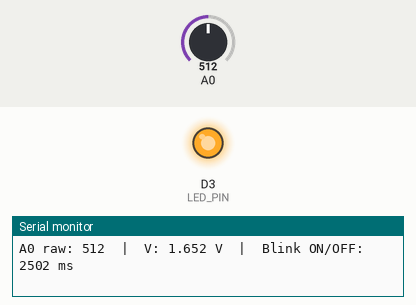
Recording of a sketch running on a simulated ESP8266 (NodeMCU). Parts: output pins drawn as LEDs (lit = HIGH), the last lines printed to the serial monitor. The inputs (shaded band) are chosen by the test bench; at power-on: A0 = 512.

Above: at 5.8 s.
5.9 s: A0 set to 122
11.9 s: A0 set to 0
22.7 s: A0 set to 306
At 24.5 s:
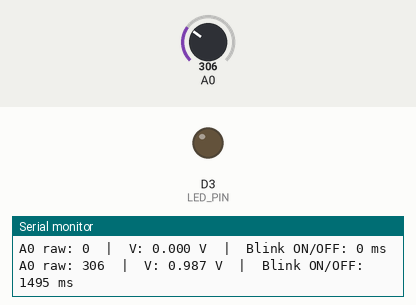
Timing chart, 0 to 39.5 s (numbered marks = the images above; inputs shaded):
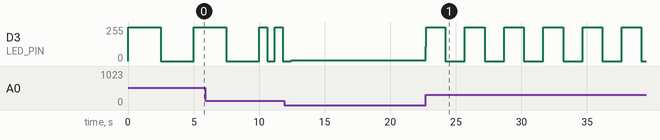

The sketch:

ex1-2.ino
```cpp
const uint8_t LED_PIN = D3;
const unsigned long ON_TIME = 2000;
const unsigned long OFF_TIME = 2000;
const unsigned long MAX_DELAY_MS = 5000;
const float AO_MAX = 3.30;
const uint16_t ADC_MAX = 1023;

void setup() {
  // put your setup code here, to run once:
  pinMode(LED_PIN, OUTPUT);
  digitalWrite(LED_PIN, LOW);
  Serial.begin(115200);
  while (!Serial){

  }
  Serial.println("Task 2");

}

void loop() {

  uint16_t raw = analogRead(A0);
  float volts = (raw * AO_MAX) / ADC_MAX;

  unsigned long time = (unsigned long)((raw * (float)MAX_DELAY_MS)/ADC_MAX);

  Serial.print("A0 raw: ");
  Serial.print(raw);
  Serial.print("  |  V: ");
  Serial.print(volts, 3);
  Serial.print(" V  |  Blink ON/OFF: ");
  Serial.print(time);
  Serial.println(" ms");

  digitalWrite(LED_PIN, HIGH);
  delay(time);
  digitalWrite(LED_PIN, LOW);
  delay(time);

}
```

Measured:
- after the input at 22.7 s, D3 (LED_PIN): 7/255 → 107/255 at once, then repeats every 2.9 s: 255/255 1.4 s, 0/255 1.5 s
